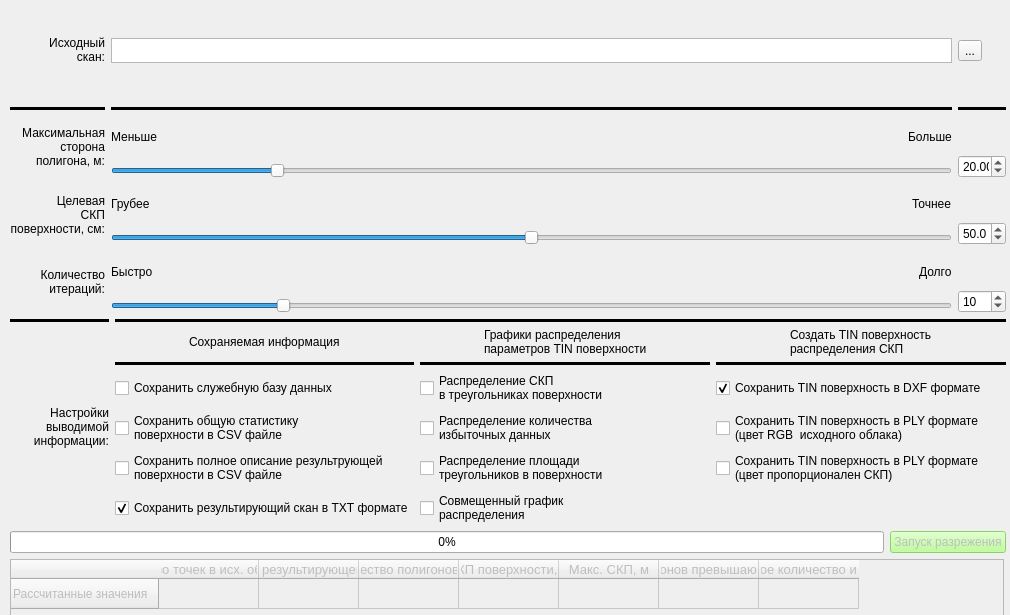
<?xml version="1.0" encoding="UTF-8"?>
<ui version="4.0">
 <class>Form</class>
 <widget class="QWidget" name="Form">
  <property name="enabled">
   <bool>true</bool>
  </property>
  <property name="geometry">
   <rect>
    <x>0</x>
    <y>0</y>
    <width>1010</width>
    <height>615</height>
   </rect>
  </property>
  <property name="minimumSize">
   <size>
    <width>1010</width>
    <height>615</height>
   </size>
  </property>
  <property name="maximumSize">
   <size>
    <width>1010</width>
    <height>590</height>
   </size>
  </property>
  <property name="windowTitle">
   <string>Form</string>
  </property>
  <widget class="QWidget" name="verticalLayoutWidget">
   <property name="geometry">
    <rect>
     <x>10</x>
     <y>0</y>
     <width>996</width>
     <height>668</height>
    </rect>
   </property>
   <layout class="QVBoxLayout" name="verticalLayout">
    <item>
     <layout class="QGridLayout" name="gridLayout_4">
      <item row="2" column="1">
       <widget class="Line" name="line_2">
        <property name="frameShadow">
         <enum>QFrame::Plain</enum>
        </property>
        <property name="lineWidth">
         <number>28</number>
        </property>
        <property name="orientation">
         <enum>Qt::Horizontal</enum>
        </property>
       </widget>
      </item>
      <item row="4" column="1">
       <layout class="QGridLayout" name="gridLayout_2">
        <item row="1" column="1">
         <widget class="QSlider" name="slider_target_mse">
          <property name="minimum">
           <number>0</number>
          </property>
          <property name="maximum">
           <number>100</number>
          </property>
          <property name="value">
           <number>50</number>
          </property>
          <property name="orientation">
           <enum>Qt::Horizontal</enum>
          </property>
         </widget>
        </item>
        <item row="0" column="1">
         <layout class="QHBoxLayout" name="horizontalLayout_2">
          <item>
           <widget class="QLabel" name="label_4">
            <property name="text">
             <string>Грубее</string>
            </property>
           </widget>
          </item>
          <item>
           <spacer name="horizontalSpacer_2">
            <property name="orientation">
             <enum>Qt::Horizontal</enum>
            </property>
            <property name="sizeHint" stdset="0">
             <size>
              <width>40</width>
              <height>20</height>
             </size>
            </property>
           </spacer>
          </item>
          <item>
           <widget class="QLabel" name="label_5">
            <property name="text">
             <string>Точнее</string>
            </property>
           </widget>
          </item>
         </layout>
        </item>
       </layout>
      </item>
      <item row="5" column="0">
       <widget class="QLabel" name="label_iteration_counter">
        <property name="text">
         <string>Количество
итераций:</string>
        </property>
        <property name="alignment">
         <set>Qt::AlignRight|Qt::AlignTrailing|Qt::AlignVCenter</set>
        </property>
       </widget>
      </item>
      <item row="5" column="2">
       <layout class="QVBoxLayout" name="verticalLayout_2">
        <item>
         <spacer name="verticalSpacer_3">
          <property name="orientation">
           <enum>Qt::Vertical</enum>
          </property>
          <property name="sizeHint" stdset="0">
           <size>
            <width>20</width>
            <height>10</height>
           </size>
          </property>
         </spacer>
        </item>
        <item>
         <widget class="QSpinBox" name="sb_iteration_counter">
          <property name="minimum">
           <number>0</number>
          </property>
          <property name="maximum">
           <number>50</number>
          </property>
          <property name="value">
           <number>10</number>
          </property>
         </widget>
        </item>
       </layout>
      </item>
      <item row="4" column="0">
       <widget class="QLabel" name="label_target_mse">
        <property name="text">
         <string>Целевая
СКП
поверхности, см:</string>
        </property>
        <property name="alignment">
         <set>Qt::AlignRight|Qt::AlignTrailing|Qt::AlignVCenter</set>
        </property>
       </widget>
      </item>
      <item row="5" column="1">
       <layout class="QGridLayout" name="gridLayout">
        <item row="0" column="1">
         <layout class="QHBoxLayout" name="horizontalLayout">
          <item>
           <widget class="QLabel" name="label">
            <property name="text">
             <string>Быстро</string>
            </property>
           </widget>
          </item>
          <item>
           <spacer name="horizontalSpacer">
            <property name="orientation">
             <enum>Qt::Horizontal</enum>
            </property>
            <property name="sizeHint" stdset="0">
             <size>
              <width>40</width>
              <height>20</height>
             </size>
            </property>
           </spacer>
          </item>
          <item>
           <widget class="QLabel" name="label_2">
            <property name="text">
             <string>Долго</string>
            </property>
           </widget>
          </item>
         </layout>
        </item>
        <item row="1" column="1">
         <widget class="QSlider" name="slider_iteration_counter">
          <property name="minimum">
           <number>0</number>
          </property>
          <property name="maximum">
           <number>50</number>
          </property>
          <property name="value">
           <number>10</number>
          </property>
          <property name="sliderPosition">
           <number>10</number>
          </property>
          <property name="orientation">
           <enum>Qt::Horizontal</enum>
          </property>
         </widget>
        </item>
       </layout>
      </item>
      <item row="3" column="1">
       <layout class="QGridLayout" name="gridLayout_5">
        <item row="1" column="1">
         <widget class="QSlider" name="slider_max_border_lenght">
          <property name="minimum">
           <number>1</number>
          </property>
          <property name="maximum">
           <number>100</number>
          </property>
          <property name="value">
           <number>20</number>
          </property>
          <property name="orientation">
           <enum>Qt::Horizontal</enum>
          </property>
         </widget>
        </item>
        <item row="0" column="1">
         <layout class="QHBoxLayout" name="horizontalLayout_4">
          <item>
           <widget class="QLabel" name="label_8">
            <property name="text">
             <string>Меньше</string>
            </property>
           </widget>
          </item>
          <item>
           <spacer name="horizontalSpacer_3">
            <property name="orientation">
             <enum>Qt::Horizontal</enum>
            </property>
            <property name="sizeHint" stdset="0">
             <size>
              <width>40</width>
              <height>20</height>
             </size>
            </property>
           </spacer>
          </item>
          <item>
           <widget class="QLabel" name="label_9">
            <property name="text">
             <string>Больше</string>
            </property>
           </widget>
          </item>
         </layout>
        </item>
       </layout>
      </item>
      <item row="4" column="2">
       <layout class="QVBoxLayout" name="verticalLayout_3">
        <item>
         <spacer name="verticalSpacer_4">
          <property name="orientation">
           <enum>Qt::Vertical</enum>
          </property>
          <property name="sizeHint" stdset="0">
           <size>
            <width>20</width>
            <height>10</height>
           </size>
          </property>
         </spacer>
        </item>
        <item>
         <widget class="QDoubleSpinBox" name="sb_target_mse">
          <property name="enabled">
           <bool>true</bool>
          </property>
          <property name="maximumSize">
           <size>
            <width>48</width>
            <height>16777215</height>
           </size>
          </property>
          <property name="decimals">
           <number>1</number>
          </property>
          <property name="maximum">
           <double>100.000000000000000</double>
          </property>
          <property name="singleStep">
           <double>0.100000000000000</double>
          </property>
          <property name="value">
           <double>50.000000000000000</double>
          </property>
         </widget>
        </item>
       </layout>
      </item>
      <item row="3" column="0">
       <widget class="QLabel" name="label_vax_border_length">
        <property name="text">
         <string>Максимальная
сторона
полигона, м:</string>
        </property>
        <property name="alignment">
         <set>Qt::AlignRight|Qt::AlignTrailing|Qt::AlignVCenter</set>
        </property>
       </widget>
      </item>
      <item row="3" column="2">
       <layout class="QVBoxLayout" name="verticalLayout_4">
        <item>
         <spacer name="verticalSpacer_5">
          <property name="orientation">
           <enum>Qt::Vertical</enum>
          </property>
          <property name="sizeHint" stdset="0">
           <size>
            <width>20</width>
            <height>10</height>
           </size>
          </property>
         </spacer>
        </item>
        <item>
         <widget class="QDoubleSpinBox" name="sb_max_border_lenght">
          <property name="enabled">
           <bool>true</bool>
          </property>
          <property name="maximumSize">
           <size>
            <width>48</width>
            <height>16777215</height>
           </size>
          </property>
          <property name="singleStep">
           <double>0.100000000000000</double>
          </property>
          <property name="value">
           <double>20.000000000000000</double>
          </property>
         </widget>
        </item>
       </layout>
      </item>
      <item row="1" column="1">
       <layout class="QVBoxLayout" name="verticalLayout_5">
        <item>
         <spacer name="verticalSpacer">
          <property name="orientation">
           <enum>Qt::Vertical</enum>
          </property>
          <property name="sizeHint" stdset="0">
           <size>
            <width>0</width>
            <height>0</height>
           </size>
          </property>
         </spacer>
        </item>
        <item>
         <widget class="QTextEdit" name="file_path_text">
          <property name="minimumSize">
           <size>
            <width>0</width>
            <height>20</height>
           </size>
          </property>
          <property name="maximumSize">
           <size>
            <width>16777215</width>
            <height>25</height>
           </size>
          </property>
         </widget>
        </item>
        <item>
         <spacer name="verticalSpacer_2">
          <property name="orientation">
           <enum>Qt::Vertical</enum>
          </property>
          <property name="sizeHint" stdset="0">
           <size>
            <width>20</width>
            <height>10</height>
           </size>
          </property>
         </spacer>
        </item>
       </layout>
      </item>
      <item row="1" column="0">
       <widget class="QLabel" name="Label_scan_name">
        <property name="maximumSize">
         <size>
          <width>16777215</width>
          <height>100</height>
         </size>
        </property>
        <property name="text">
         <string>Исходный
скан:</string>
        </property>
        <property name="alignment">
         <set>Qt::AlignRight|Qt::AlignTrailing|Qt::AlignVCenter</set>
        </property>
       </widget>
      </item>
      <item row="2" column="2">
       <widget class="Line" name="line_3">
        <property name="frameShadow">
         <enum>QFrame::Plain</enum>
        </property>
        <property name="lineWidth">
         <number>28</number>
        </property>
        <property name="orientation">
         <enum>Qt::Horizontal</enum>
        </property>
       </widget>
      </item>
      <item row="2" column="0">
       <widget class="Line" name="line">
        <property name="frameShadow">
         <enum>QFrame::Plain</enum>
        </property>
        <property name="lineWidth">
         <number>28</number>
        </property>
        <property name="orientation">
         <enum>Qt::Horizontal</enum>
        </property>
       </widget>
      </item>
      <item row="1" column="2">
       <layout class="QVBoxLayout" name="verticalLayout_8">
        <item>
         <spacer name="verticalSpacer_7">
          <property name="orientation">
           <enum>Qt::Vertical</enum>
          </property>
          <property name="sizeHint" stdset="0">
           <size>
            <width>20</width>
            <height>40</height>
           </size>
          </property>
         </spacer>
        </item>
        <item>
         <widget class="QToolButton" name="file_path_button">
          <property name="text">
           <string>...</string>
          </property>
         </widget>
        </item>
        <item>
         <spacer name="verticalSpacer_6">
          <property name="orientation">
           <enum>Qt::Vertical</enum>
          </property>
          <property name="sizeHint" stdset="0">
           <size>
            <width>20</width>
            <height>40</height>
           </size>
          </property>
         </spacer>
        </item>
       </layout>
      </item>
     </layout>
    </item>
    <item>
     <layout class="QGridLayout" name="gridLayout_6">
      <item row="0" column="1">
       <widget class="Line" name="line_7">
        <property name="frameShadow">
         <enum>QFrame::Plain</enum>
        </property>
        <property name="lineWidth">
         <number>28</number>
        </property>
        <property name="orientation">
         <enum>Qt::Horizontal</enum>
        </property>
       </widget>
      </item>
      <item row="1" column="0">
       <widget class="QLabel" name="label_16">
        <property name="text">
         <string>Настройки
выводимой
       информации:</string>
        </property>
        <property name="alignment">
         <set>Qt::AlignRight|Qt::AlignTrailing|Qt::AlignVCenter</set>
        </property>
       </widget>
      </item>
      <item row="1" column="1">
       <layout class="QGridLayout" name="gridLayout_3">
        <item row="3" column="3">
         <layout class="QHBoxLayout" name="horizontalLayout_5">
          <item>
           <widget class="QCheckBox" name="cb_ply_rgb">
            <property name="enabled">
             <bool>true</bool>
            </property>
            <property name="text">
             <string>Сохранить TIN поверхность в PLY формате
(цвет RGB  исходного облака)</string>
            </property>
           </widget>
          </item>
         </layout>
        </item>
        <item row="3" column="2">
         <widget class="QCheckBox" name="cb_r_graf">
          <property name="enabled">
           <bool>true</bool>
          </property>
          <property name="text">
           <string>Распределение количества
избыточных данных</string>
          </property>
         </widget>
        </item>
        <item row="1" column="3">
         <widget class="Line" name="line_5">
          <property name="frameShadow">
           <enum>QFrame::Plain</enum>
          </property>
          <property name="lineWidth">
           <number>28</number>
          </property>
          <property name="orientation">
           <enum>Qt::Horizontal</enum>
          </property>
         </widget>
        </item>
        <item row="0" column="2">
         <layout class="QGridLayout" name="gridLayout_8">
          <item row="0" column="0">
           <spacer name="horizontalSpacer_6">
            <property name="orientation">
             <enum>Qt::Horizontal</enum>
            </property>
            <property name="sizeHint" stdset="0">
             <size>
              <width>40</width>
              <height>20</height>
             </size>
            </property>
           </spacer>
          </item>
          <item row="0" column="1">
           <widget class="QLabel" name="label_13">
            <property name="layoutDirection">
             <enum>Qt::LeftToRight</enum>
            </property>
            <property name="text">
             <string>Графики распределения
параметров TIN поверхности</string>
            </property>
           </widget>
          </item>
          <item row="0" column="2">
           <spacer name="horizontalSpacer_7">
            <property name="orientation">
             <enum>Qt::Horizontal</enum>
            </property>
            <property name="sizeHint" stdset="0">
             <size>
              <width>40</width>
              <height>20</height>
             </size>
            </property>
           </spacer>
          </item>
         </layout>
        </item>
        <item row="0" column="0">
         <layout class="QGridLayout" name="gridLayout_7">
          <item row="0" column="2">
           <spacer name="horizontalSpacer_5">
            <property name="orientation">
             <enum>Qt::Horizontal</enum>
            </property>
            <property name="sizeHint" stdset="0">
             <size>
              <width>40</width>
              <height>20</height>
             </size>
            </property>
           </spacer>
          </item>
          <item row="0" column="1">
           <widget class="QLabel" name="label_11">
            <property name="text">
             <string>Сохраняемая информация</string>
            </property>
           </widget>
          </item>
          <item row="0" column="0">
           <spacer name="horizontalSpacer_4">
            <property name="orientation">
             <enum>Qt::Horizontal</enum>
            </property>
            <property name="sizeHint" stdset="0">
             <size>
              <width>40</width>
              <height>20</height>
             </size>
            </property>
           </spacer>
          </item>
         </layout>
        </item>
        <item row="2" column="2">
         <widget class="QCheckBox" name="cb_mse_graf">
          <property name="enabled">
           <bool>true</bool>
          </property>
          <property name="text">
           <string>Распределение СКП
в треугольниках поверхности</string>
          </property>
         </widget>
        </item>
        <item row="4" column="2">
         <widget class="QCheckBox" name="cb_area_graf">
          <property name="enabled">
           <bool>true</bool>
          </property>
          <property name="text">
           <string>Распределение площади
треугольников в поверхности</string>
          </property>
         </widget>
        </item>
        <item row="0" column="3">
         <layout class="QHBoxLayout" name="horizontalLayout_6">
          <item>
           <layout class="QGridLayout" name="gridLayout_9">
            <item row="0" column="0">
             <spacer name="horizontalSpacer_8">
              <property name="orientation">
               <enum>Qt::Horizontal</enum>
              </property>
              <property name="sizeHint" stdset="0">
               <size>
                <width>40</width>
                <height>20</height>
               </size>
              </property>
             </spacer>
            </item>
            <item row="0" column="2">
             <spacer name="horizontalSpacer_9">
              <property name="orientation">
               <enum>Qt::Horizontal</enum>
              </property>
              <property name="sizeHint" stdset="0">
               <size>
                <width>40</width>
                <height>20</height>
               </size>
              </property>
             </spacer>
            </item>
            <item row="0" column="1">
             <widget class="QLabel" name="label_14">
              <property name="text">
               <string>Создать TIN поверхность
распределения СКП </string>
              </property>
             </widget>
            </item>
           </layout>
          </item>
         </layout>
        </item>
        <item row="1" column="2">
         <widget class="Line" name="line_6">
          <property name="frameShadow">
           <enum>QFrame::Plain</enum>
          </property>
          <property name="lineWidth">
           <number>28</number>
          </property>
          <property name="orientation">
           <enum>Qt::Horizontal</enum>
          </property>
         </widget>
        </item>
        <item row="1" column="0">
         <widget class="Line" name="line_4">
          <property name="frameShadow">
           <enum>QFrame::Plain</enum>
          </property>
          <property name="lineWidth">
           <number>28</number>
          </property>
          <property name="orientation">
           <enum>Qt::Horizontal</enum>
          </property>
         </widget>
        </item>
        <item row="2" column="3">
         <layout class="QHBoxLayout" name="horizontalLayout_3">
          <item>
           <widget class="QCheckBox" name="cb_save_dxf">
            <property name="enabled">
             <bool>true</bool>
            </property>
            <property name="text">
             <string>Сохранить TIN поверхность в DXF формате</string>
            </property>
            <property name="checked">
             <bool>true</bool>
            </property>
           </widget>
          </item>
         </layout>
        </item>
        <item row="5" column="2">
         <widget class="QCheckBox" name="cb_pair_plot_graf">
          <property name="enabled">
           <bool>true</bool>
          </property>
          <property name="text">
           <string>Совмещенный график
распределения</string>
          </property>
         </widget>
        </item>
        <item row="5" column="0">
         <widget class="QCheckBox" name="cb_save_res_scan_to_txt">
          <property name="enabled">
           <bool>true</bool>
          </property>
          <property name="text">
           <string>Сохранить результирующий скан в TXT формате</string>
          </property>
          <property name="checked">
           <bool>true</bool>
          </property>
         </widget>
        </item>
        <item row="4" column="0">
         <widget class="QCheckBox" name="cb_save_full_tin_csv_log">
          <property name="enabled">
           <bool>true</bool>
          </property>
          <property name="text">
           <string>Сохранить полное описание результрующей
поверхности в CSV файле</string>
          </property>
         </widget>
        </item>
        <item row="2" column="0">
         <widget class="QCheckBox" name="cb_save_db">
          <property name="enabled">
           <bool>true</bool>
          </property>
          <property name="text">
           <string>Сохранить служебную базу данных</string>
          </property>
         </widget>
        </item>
        <item row="3" column="0">
         <widget class="QCheckBox" name="cb_save_base_stat">
          <property name="enabled">
           <bool>true</bool>
          </property>
          <property name="text">
           <string>Сохранить общую статистику
поверхности в CSV файле</string>
          </property>
         </widget>
        </item>
        <item row="4" column="3">
         <widget class="QCheckBox" name="cb_ply_mse">
          <property name="enabled">
           <bool>true</bool>
          </property>
          <property name="text">
           <string>Сохранить TIN поверхность в PLY формате
(цвет пропорционален СКП)</string>
          </property>
         </widget>
        </item>
       </layout>
      </item>
      <item row="0" column="0">
       <widget class="Line" name="line_8">
        <property name="frameShadow">
         <enum>QFrame::Plain</enum>
        </property>
        <property name="lineWidth">
         <number>28</number>
        </property>
        <property name="orientation">
         <enum>Qt::Horizontal</enum>
        </property>
       </widget>
      </item>
     </layout>
    </item>
    <item>
     <layout class="QHBoxLayout" name="horizontalLayout_7">
      <item>
       <widget class="QProgressBar" name="progressBar">
        <property name="value">
         <number>0</number>
        </property>
        <property name="textVisible">
         <bool>true</bool>
        </property>
       </widget>
      </item>
      <item>
       <widget class="QPushButton" name="start_button">
        <property name="enabled">
         <bool>false</bool>
        </property>
        <property name="styleSheet">
         <string notr="true">background-color: rgb(170, 255, 127);</string>
        </property>
        <property name="text">
         <string>Запуск разрежения</string>
        </property>
        <property name="flat">
         <bool>false</bool>
        </property>
       </widget>
      </item>
     </layout>
    </item>
    <item>
     <widget class="QTableWidget" name="result_table">
      <property name="enabled">
       <bool>false</bool>
      </property>
      <property name="minimumSize">
       <size>
        <width>994</width>
        <height>109</height>
       </size>
      </property>
      <property name="maximumSize">
       <size>
        <width>994</width>
        <height>109</height>
       </size>
      </property>
      <row>
       <property name="text">
        <string>Рассчитанные значения</string>
       </property>
      </row>
      <column>
       <property name="text">
        <string>Кол-во точек в исх. облаке</string>
       </property>
       <property name="font">
        <font>
         <pointsize>10</pointsize>
        </font>
       </property>
      </column>
      <column>
       <property name="text">
        <string>Кол-во в результирующем облаке</string>
       </property>
       <property name="font">
        <font>
         <pointsize>10</pointsize>
        </font>
       </property>
      </column>
      <column>
       <property name="text">
        <string>Количество полигонов в TIN</string>
       </property>
       <property name="font">
        <font>
         <pointsize>10</pointsize>
        </font>
       </property>
      </column>
      <column>
       <property name="text">
        <string>СКП поверхности, м</string>
       </property>
       <property name="font">
        <font>
         <pointsize>10</pointsize>
        </font>
       </property>
      </column>
      <column>
       <property name="text">
        <string>Макс. СКП, м</string>
       </property>
       <property name="font">
        <font>
         <pointsize>10</pointsize>
        </font>
       </property>
      </column>
      <column>
       <property name="text">
        <string>Кол-во полигонов превышающих уст. СКП</string>
       </property>
       <property name="font">
        <font>
         <pointsize>10</pointsize>
        </font>
       </property>
      </column>
      <column>
       <property name="text">
        <string>Итоговое количество итеаций</string>
       </property>
       <property name="font">
        <font>
         <pointsize>10</pointsize>
        </font>
       </property>
      </column>
     </widget>
    </item>
   </layout>
  </widget>
 </widget>
 <resources/>
 <connections>
  <connection>
   <sender>slider_iteration_counter</sender>
   <signal>sliderMoved(int)</signal>
   <receiver>sb_iteration_counter</receiver>
   <slot>setValue(int)</slot>
   <hints>
    <hint type="sourcelabel">
     <x>601</x>
     <y>256</y>
    </hint>
    <hint type="destinationlabel">
     <x>983</x>
     <y>254</y>
    </hint>
   </hints>
  </connection>
  <connection>
   <sender>sb_iteration_counter</sender>
   <signal>valueChanged(int)</signal>
   <receiver>slider_iteration_counter</receiver>
   <slot>setValue(int)</slot>
   <hints>
    <hint type="sourcelabel">
     <x>963</x>
     <y>244</y>
    </hint>
    <hint type="destinationlabel">
     <x>720</x>
     <y>261</y>
    </hint>
   </hints>
  </connection>
 </connections>
</ui>
